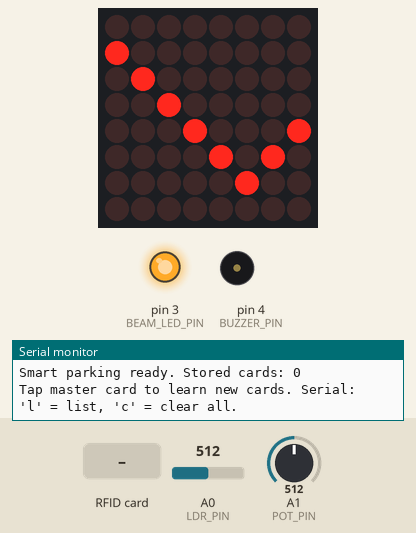
This sketch was run on a simulated Arduino Uno, built with avr-gcc and run on an emulated ATmega328P. On the bench: 8×8 LED matrix, output pins drawn as LEDs (lit = HIGH), buzzer (waves = sounding), the last lines printed to the serial monitor. Inputs (shaded band) come from the test bench; at power-on: A1 (POT_PIN) = 512, A0 (LDR_PIN) = 512. EEPROM starts erased; pins used as bus, display or sensor lines are not drawn.

Above: at 1.3 s.
1.4 s: A1 (POT_PIN) set to 526
At 2.3 s:
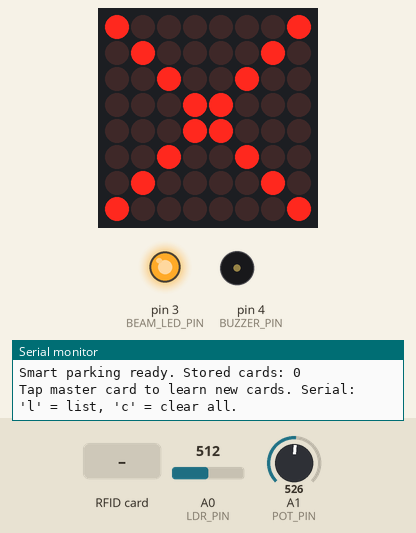
2.9 s: RFID card C0 FF EE 99 held to the reader
At 3.1 s:
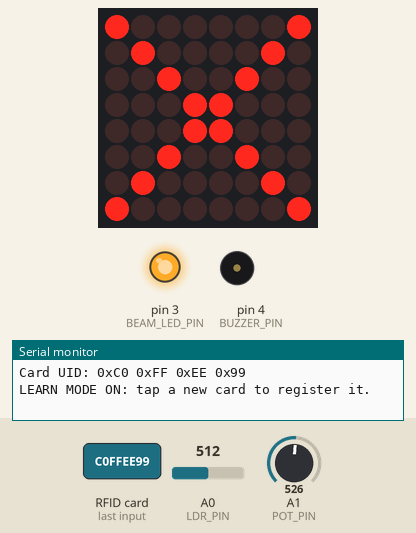
6.2 s: RFID card 5E 7A 19 C4 held to the reader
At 6.45 s:
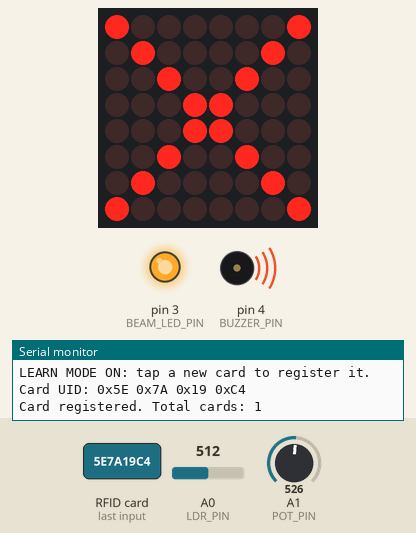
9.6 s: A1 (POT_PIN) set to 511
At 10.5 s:
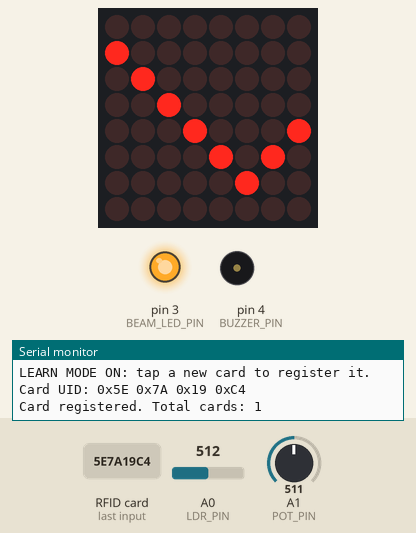
Timing chart, 0 to 12.1 s (numbered marks = the images above; inputs shaded):
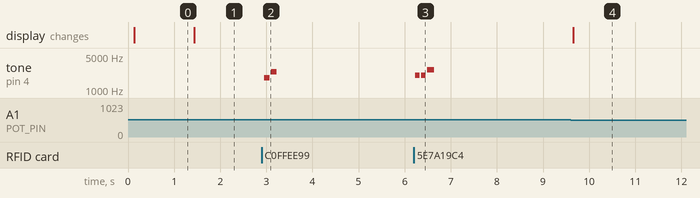

The sketch:

with_card_reader.ino
```cpp
#include <SPI.h>
#include <MFRC522.h>
#include <LedControl.h>
#include <EEPROM.h>

// Pin Definitions
const int LDR_PIN = A0;
const int POT_PIN = A1;
const int BEAM_LED_PIN = 3;
const int BUZZER_PIN = 4;
const int RFID_SS_PIN = 10;
const int RFID_RST_PIN = 9;

LedControl lc = LedControl(8, 7, 6, 1);
MFRC522 rfid(RFID_SS_PIN, RFID_RST_PIN);

// Master card: tap it to enter/exit learn mode (change to your own card's UID)
const byte MASTER_UID[4] = {0xC0, 0xFF, 0xEE, 0x99};

// EEPROM layout: [0] = magic, [1] = card count, [2...] = 4 bytes per card
const int MAX_CARDS = 20;
const int ADDR_MAGIC = 0;
const int ADDR_COUNT = 1;
const int ADDR_DATA = 2;
const byte EEPROM_MAGIC = 0xA5;

const unsigned long CARD_COOLDOWN = 2000;   // ms between accepted taps
const unsigned long LEARN_TIMEOUT = 10000;  // ms learn mode stays open

// Custom 8x8 Pixel Art Patterns (Bitmaps)
byte vacantIcon[8] = {
  B00000000, B10000000, B01000000, B00100000,
  B00010001, B00001010, B00000100, B00000000
}; // Checkmark

byte occupiedIcon[8] = {
  B10000001, B01000010, B00100100, B00011000,
  B00011000, B00100100, B01000010, B10000001
}; // "X"

byte reservedIcon[8] = {
  B00111111, B01000001, B01000001, B00111111,
  B00110001, B01100001, B11000001, B00000000
}; // "R"

// System States
bool isReserved = false;
bool alarmPrinted = false;
unsigned long lastCardTime = 0;
byte cardCount = 0;
bool learnMode = false;
unsigned long learnStart = 0;

void setup() {
  pinMode(BEAM_LED_PIN, OUTPUT);
  pinMode(BUZZER_PIN, OUTPUT);
  digitalWrite(BEAM_LED_PIN, HIGH);

  lc.shutdown(0, false);
  lc.setIntensity(0, 4);
  lc.clearDisplay(0);

  Serial.begin(9600);
  SPI.begin();
  rfid.PCD_Init();

  loadCards();
  Serial.print("Smart parking ready. Stored cards: ");
  Serial.println(cardCount);
  Serial.println("Tap master card to learn new cards. Serial: 'l' = list, 'c' = clear all.");
}

void loop() {
  handleSerial();
  checkCard();

  // Learn mode timeout
  if (learnMode && millis() - learnStart > LEARN_TIMEOUT) {
    learnMode = false;
    Serial.println("Learn mode timed out.");
  }

  // Sensors
  int ldrValue = analogRead(LDR_PIN);
  int threshold = analogRead(POT_PIN);
  bool carIsPresent = (ldrValue < threshold);

  // Decision tree
  if (isReserved) {
    drawPattern(reservedIcon);

    if (carIsPresent)
    {
      if (!alarmPrinted) {
        Serial.println("ALARM: Unauthorized parking in reserved spot!");
        alarmPrinted = true;
      }
      if (millis() / 250 % 2 == 0)
      {
        tone(BUZZER_PIN, 1500);
      }
      else tone(BUZZER_PIN, 1000);
    }
    else {
      noTone(BUZZER_PIN);
      alarmPrinted = false;
    }

  } else if (carIsPresent) {
    drawPattern(occupiedIcon);
    noTone(BUZZER_PIN);
    alarmPrinted = false;

  } else {
    drawPattern(vacantIcon);
    noTone(BUZZER_PIN);
    alarmPrinted = false;
  }

  delay(50);
}

// ---------- EEPROM card storage ----------

void loadCards() {
  if (EEPROM.read(ADDR_MAGIC) != EEPROM_MAGIC)
  {   // first run: initialize
    EEPROM.update(ADDR_MAGIC, EEPROM_MAGIC);
    EEPROM.update(ADDR_COUNT, 0);
  }
  cardCount = EEPROM.read(ADDR_COUNT);
  if (cardCount > MAX_CARDS) cardCount = 0;        // corrupt data guard
}

// Returns the card's index, or -1 if not stored
int findCard(const byte *uid)
{
  for (int i = 0; i < cardCount; i++) {
    bool match = true;
    for (int j = 0; j < 4; j++) {
      if (EEPROM.read(ADDR_DATA + i * 4 + j) != uid[j]) { match = false; break; }
    }
    if (match) return i;
  }
  return -1;
}

bool addCard(const byte *uid)
{
  if (cardCount >= MAX_CARDS) return false;
  for (int j = 0; j < 4; j++) EEPROM.update(ADDR_DATA + cardCount * 4 + j, uid[j]);
  cardCount++;
  EEPROM.update(ADDR_COUNT, cardCount);
  return true;
}

void clearCards()
{
  cardCount = 0;
  EEPROM.update(ADDR_COUNT, 0);
}

void listCards() {
  Serial.print("Stored cards: ");
  Serial.println(cardCount);
  for (int i = 0; i < cardCount; i++) {
    Serial.print(i + 1);
    Serial.print(":");
    for (int j = 0; j < 4; j++) {
      byte b = EEPROM.read(ADDR_DATA + i * 4 + j);
      Serial.print(b < 0x10 ? " 0x0" : " 0x");
      Serial.print(b, HEX);
    }
    Serial.println();
  }
}

void handleSerial() {
  while (Serial.available())
  {
    char c = Serial.read();
    if (c == 'l') listCards();
    else if (c == 'c') {
      clearCards();
      Serial.println("All stored cards cleared.");
    }
  }
}

// ---------- RFID handling ----------

void printUid() {
  Serial.print("Card UID:");
  for (byte i = 0; i < rfid.uid.size; i++) {
    Serial.print(rfid.uid.uidByte[i] < 0x10 ? " 0x0" : " 0x");
    Serial.print(rfid.uid.uidByte[i], HEX);
  }
  Serial.println();
}

void beep(int freq, int ms) {
  tone(BUZZER_PIN, freq, ms);
  delay(ms + 30);
}

void checkCard() {
  if (!rfid.PICC_IsNewCardPresent() || !rfid.PICC_ReadCardSerial()) return;

  printUid();

  if (rfid.uid.size != 4) {
    Serial.println("Unsupported UID length (only 4-byte UIDs are handled).");
    beep(400, 300);
  }
  else if (memcmp(rfid.uid.uidByte, MASTER_UID, 4) == 0) {
    // Master card toggles learn mode
    learnMode = !learnMode;
    learnStart = millis();
    if (learnMode) {
      Serial.println("LEARN MODE ON: tap a new card to register it.");
      beep(1800, 120); beep(2400, 120);
    } else {
      Serial.println("Learn mode off.");
      beep(2400, 120); beep(1800, 120);
    }
  }
  else if (learnMode) {
    // Register a new card
    if (findCard(rfid.uid.uidByte) >= 0) {
      Serial.println("Already registered.");
      beep(600, 200);
    } else if (addCard(rfid.uid.uidByte)) {
      Serial.print("Card registered. Total cards: ");
      Serial.println(cardCount);
      beep(2000, 100); beep(2000, 100); beep(2600, 150);
      learnStart = millis();                       // keep the window open for more cards
    } else {
      Serial.println("Storage full. Clear cards with 'c' first.");
      beep(400, 400);
    }
  }
  else {
    // Normal mode: registered card toggles the reservation
    int idx = findCard(rfid.uid.uidByte);
    if (idx >= 0) {
      if (millis() - lastCardTime > CARD_COOLDOWN) {
        lastCardTime = millis();
        isReserved = !isReserved;
        alarmPrinted = false;
        noTone(BUZZER_PIN);

        Serial.print("Card ");
        Serial.print(idx + 1);
        if (isReserved) {
          Serial.println(" RESERVED the spot.");
          beep(1800, 120); beep(2400, 120);
        } else {
          Serial.println(" RELEASED the spot.");
          beep(2400, 120); beep(1800, 120);
        }
        noTone(BUZZER_PIN);
      }
    } else {
      Serial.println("Access denied: unknown card.");
      beep(400, 300);
    }
  }

  rfid.PICC_HaltA();
  rfid.PCD_StopCrypto1();
}

void drawPattern(byte patternArray[]) {
  for (int rowIndex = 0; rowIndex < 8; rowIndex++) {
    lc.setRow(0, rowIndex, patternArray[rowIndex]);
  }
}
```

Measured:
- the behaviour switches between 512 and 513 on A1 (POT_PIN) (found by bisection; images 0 and 1)
- after the input at 1.4 s, the display: changes at once (image 1)
- after the input at 2.9 s, tone on pin 4 (BUZZER_PIN): silent → 1800 Hz after 0.05 s, → silent 0.12 s later, → 2400 Hz 0.03 s later, → silent 0.12 s later
- after the input at 6.2 s, tone on pin 4 (BUZZER_PIN): plays 2000 Hz for 0.10 s, 2000 Hz for 0.10 s, 2600 Hz for 0.15 s, starting at once
- after the input at 9.6 s, the display: changes after 0.06 s (image 4)
